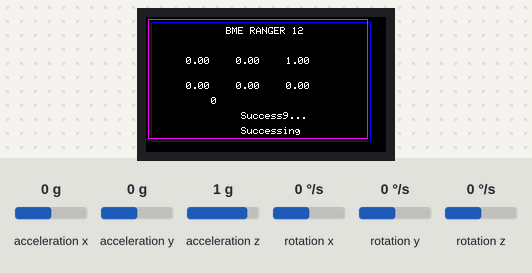
The program below on a simulated ESP32. Shown: 240×135 colour display. The inputs (shaded band) are chosen by the test bench; at power-on: acceleration x 0 g, acceleration y 0 g, acceleration z 1 g, rotation x 0 °/s, rotation y 0 °/s, rotation z 0 °/s. WiFi joins after 1.5 s; servers stay silent unless stated; no MQTT or app messages arrive unless stated.

Above: at 2.9 s.
3.0 s: acceleration x set to -1.4 g
At 3.8 s:
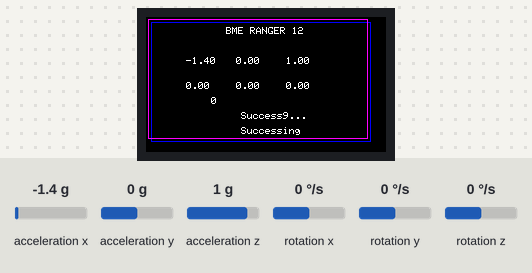
4.7 s: acceleration y set to -1.4 g
At 5.3 s:
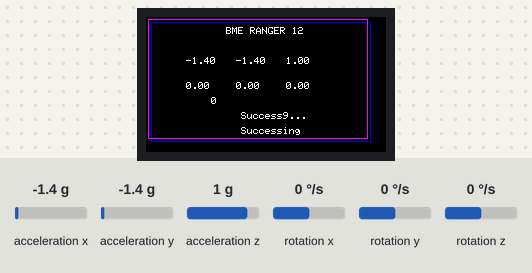
6.3 s: acceleration z set to -1.4 g
At 6.6 s:
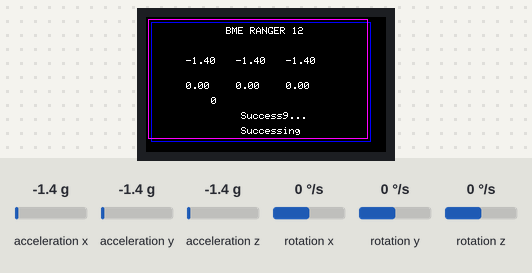
7.8 s: rotation x set to -192 °/s
At 9.0 s:
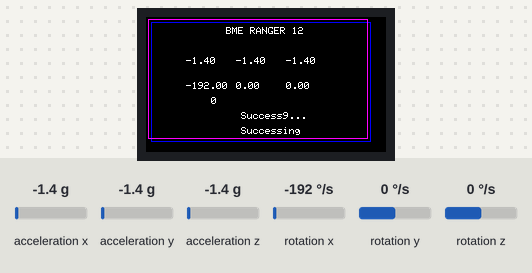
9.3 s: rotation y set to -192 °/s
At 10.5 s:
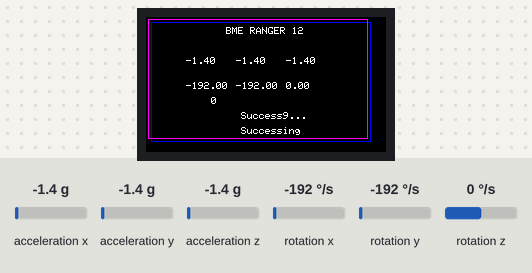
10.8 s: rotation z set to -192 °/s
At 11.9 s:
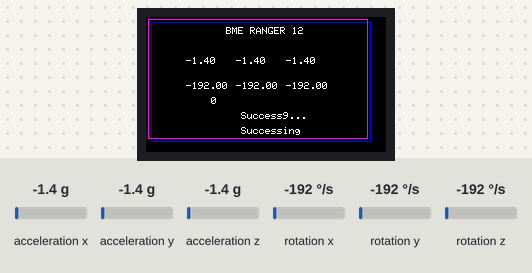
Timing chart, 0 to 13.3 s (numbered marks = the images above; inputs shaded):
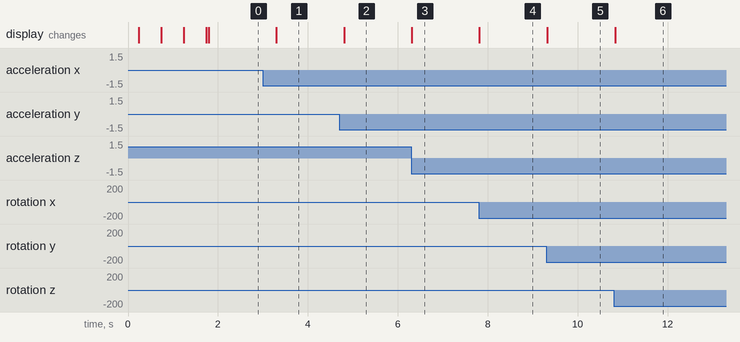

Measured:
- after the input at 3.0 s, the display: changes after 0.30 s (image 1)
- after the input at 4.7 s, the display: changes after 0.11 s (image 2)
- after the input at 6.3 s, the display: changes at once (image 3)
- after the input at 7.8 s, the display: changes at once (image 4)
- after the input at 9.3 s, the display: changes at once (image 5)
- after the input at 10.8 s, the display: changes at once (image 6)

The program:

main.cpp
```cpp
#include <Arduino.h>
#include <M5StickCPlus.h>
#include <analogWrite.h>
#include <Adafruit_PWMServoDriver.h>
#include <Wifi.h>
#include <Wire.h>
#include <Adafruit_ADS1x15.h>
#include <PubSubClient.h>

WiFiClient espClient;
PubSubClient client(espClient);
Adafruit_PWMServoDriver pwm = Adafruit_PWMServoDriver();
Adafruit_ADS1115 ads;

int PWM_FREQ = 60;
int SERVO_MAX = 400;
int SERVO_MIN = 200;
int PULSE;

int delay_IMU_acc_task = 2000;
int delay_IMU_gyro_task = 3000;
int delay_adc_read = 3000;

int percentage_0, percentage_1, percentage_2, percentage_3;

float accX, accY, accZ;
float gyroX, gyroY, gyroZ;
int Voltage;

bool lcd_state = false;

const char *outtopic = "channels/1850319/publish";

#define MSG_BUFFER_SIZE (200)
char msg_poten_0[MSG_BUFFER_SIZE];
// char msg_poten_1[MSG_BUFFER_SIZE];
// char msg_poten_2[MSG_BUFFER_SIZE];
// char msg_poten_3[MSG_BUFFER_SIZE];
char msg_accZ[MSG_BUFFER_SIZE];
char msg_outtopic[MSG_BUFFER_SIZE];

// const char *outtopic_pot0 = "channels/1850319/publish/Pot_0";
// const char *outtopic_pot1 = "channels/1850319/publish/Pot_1";
// const char *outtopic_pot2 = "channels/1850319/publish/Pot_2";
// const char *outtopic_pot3 = "channels/1850319/publish/Pot_3";
// const char *outtopic_accZ = "channels/1850319/publish/accZ";

void setupWifi();
// void callback(char *intopic, byte *payload, unsigned int length);
void reConnect();

void mqtt_wifi_init()
{
  const char *mqtt_server = "mqtt3.thingspeak.com";
  // const char *mqtt_server = "10.13.8.163";
  // const char *mqtt_server = "10.13.8.180";
  // const char *mqtt_server = "broker.hivemq.com";
  // const char *mqtt_server = "tcp://0.tcp.ap.ngrok.io:17656";
  setupWifi();
  client.setServer(mqtt_server, 1883);
  // client.setCallback(callback);
}

void setupWifi()
{
  // const char *ssid = "Wifi ของ korrawiz";
  // const char *password = "korrawiz";
  const char *ssid = "Redmi999";
  const char *password = "11111111";
  delay(50);
  M5.Lcd.setCursor(95, 95);
  M5.Lcd.print(ssid);
  WiFi.mode(WIFI_STA); // Set the mode to WiFi station mode.

  WiFi.begin(ssid, password); // Start Wifi connection.

  while (WiFi.status() != WL_CONNECTED)
  {
    delay(500);
    M5.Lcd.print(".");
  }
  M5.Lcd.setCursor(95, 95);
  M5.Lcd.printf("Success");
}

void mqtt_reconnect()
{
  // const char *SECRET_MQTT_CLIENT_ID = "Dzc0JB4oOCkJBhE2MgwfCic";
  // const char *mqttUser = "Dzc0JB4oOCkJBhE2MgwfCic";
  // const char *mqttPassword = "uAPsxtWtFq8YkWU1gXodMpIF";
  while (!client.connected())
  {
    M5.Lcd.setCursor(95, 110);
    M5.Lcd.println("Attempting");

    // if (client.connect(SECRET_MQTT_CLIENT_ID, mqttUser, mqttPassword))
    if (client.connect("Dzc0JB4oOCkJBhE2MgwfCic", "Dzc0JB4oOCkJBhE2MgwfCic", "uAPsxtWtFq8YkWU1gXodMpIF"))
    {
      M5.Lcd.setCursor(95, 110);
      // client.subscribe(intopic);
      M5.Lcd.printf("Success");

      // if (String("TEST/TESA") == "esp32/output")
      // {
      //   Serial.print("Changing output to ");
      // }
    }
    else
    {
      M5.Lcd.setCursor(95, 110);
      M5.Lcd.print("Failed");
      delay(5000);
    }
  }
}

void mqtt_pub()
{
  static long now;
  if (millis() - now >= 5000)
  {
    // snprintf(msg_poten_0, MSG_BUFFER_SIZE, " %d", percentage_0);
    // snprintf(msg_poten_1, MSG_BUFFER_SIZE, " %d", percentage_1);
    // snprintf(msg_poten_2, MSG_BUFFER_SIZE, " %d", percentage_2);
    // snprintf(msg_poten_3, MSG_BUFFER_SIZE, " %d", percentage_3);
    // snprintf(msg_accZ, MSG_BUFFER_SIZE, " %7.2f", accZ);

    // snprintf(msg_poten_0, MSG_BUFFER_SIZE, " %d", 100);
    // snprintf(msg_poten_1, MSG_BUFFER_SIZE, " %d", 111);
    // snprintf(msg_poten_2, MSG_BUFFER_SIZE, " %d", 222);
    // snprintf(msg_poten_3, MSG_BUFFER_SIZE, " %d", 333);
    // char payload[100];

    sprintf(msg_outtopic, "field1=100&field2=111&field3=222&field4=333&field5=%7.2f&status=MQTTPUBLISH", accZ);
    client.publish(outtopic, msg_outtopic);

    // client.publish(outtopic_pot0, msg_poten_0);
    // client.publish(outtopic_pot1, msg_poten_1);
    // client.publish(outtopic_pot2, msg_poten_2);
    // client.publish(outtopic_pot3, msg_poten_3);
    // client.publish(outtopic_accZ, msg_accZ);

    client.loop();
    now = millis();
  }
}

// void callback(char *intopic, byte *payload, unsigned int length)
// {
//   for (int i = 0; i < length; i++)
//   {
//     array_from_payload[i] = ((char)payload[i]);
//   }
//   sub_status = true;
// }

void ads_init()
{
  if (!ads.begin())
  {
    Serial.println("Fail to initialzize ADS1115");
    while (1)
      ;
  }
}

void IMU_init()
{
  M5.IMU.Init();
  Serial.begin(115200);
}

void IMU_acc_task()
{
  M5.IMU.getAccelData(&accX, &accY, &accZ);
  // static long now_acc;
  // if (millis() - now_acc >= delay_IMU_acc_task)
  // {
  //   Serial.print("AccX:");
  //   Serial.println(accX);
  //   Serial.print("AccY:");
  //   Serial.println(accY);
  //   Serial.print("AccZ:");
  //   Serial.println(accZ);

  //   now_acc = millis();
  // }
}

void IMU_gyro_task()
{
  M5.IMU.getGyroData(&gyroX, &gyroY, &gyroZ);
  // static long now_gyro;
  // if (millis() - now_gyro >= delay_IMU_gyro_task)
  // {
  //   // Serial.print("gyroX:");
  //   // Serial.println(gyroX);
  //   // Serial.print("gyroY:");
  //   // Serial.println(gyroY);
  //   // Serial.print("gyroZ:");
  //   // Serial.println(gyroZ);
  //   // M5.Lcd.setCursor(45, 45);
  //   // M5.Lcd.printf("Gyro: %7.2f, %7.2f, %7.2f", gyroX, gyroY, gyroZ);

  //   now_gyro = millis();
  // }
}

void lcd_init()
{
  M5.begin();
  M5.Lcd.fillScreen(BLACK);
  M5.Lcd.setRotation(3);
  M5.Lcd.setTextSize(1);

  M5.Lcd.drawRect(5, 5, 220, 120, BLUE);
  M5.Lcd.drawRect(2, 2, 220, 120, PINK);

  M5.Lcd.setCursor(80, 10);
  M5.Lcd.println("BME RANGER 12");
}

void lcd_task()
{
  static long now;
  if (millis() - now >= 1500)
  {
    M5.Lcd.setCursor(65, 80);
    M5.Lcd.println(percentage_0);

    M5.Lcd.setCursor(40, 40);
    M5.Lcd.print(accX);

    M5.Lcd.setCursor(90, 40);
    M5.Lcd.print(accY);

    M5.Lcd.setCursor(140, 40);
    M5.Lcd.print(accZ);

    M5.Lcd.setCursor(40, 65);
    M5.Lcd.print(gyroX);

    M5.Lcd.setCursor(90, 65);
    M5.Lcd.print(gyroY);

    M5.Lcd.setCursor(140, 65);
    M5.Lcd.print(gyroZ);

    now = millis();
  }
}

void servo_motor_init()
{
  Wire.begin(32, 33);
  pwm.begin();
  pwm.setPWMFreq(PWM_FREQ);
  // servo should rotate first to clarify that the servo is usable
}

void servo_motor()
{
  lcd_state = true;
  for (PULSE = 0; PULSE <= SERVO_MAX; PULSE++)
  {
    pwm.setPWM(0, 0, PULSE);
    // pwm.setPWM(1, 0, PULSE);
    // pwm.setPWM(2, 0, PULSE);
    // pwm.setPWM(3, 0, PULSE);
  }
  delay(300);
  for (PULSE = SERVO_MAX; PULSE >= SERVO_MIN; PULSE--)
  {
    pwm.setPWM(0, 0, PULSE);
    // pwm.setPWM(1, 0, PULSE);
    // pwm.setPWM(2, 0, PULSE);
    // pwm.setPWM(3, 0, PULSE);
  }
  delay(300);
  // lcd_state = false;
}

void adc_read()
{
  static long now;
  if (millis() - now >= 2000)
  {

    int pot_value_0 = ads.readADC_SingleEnded(0);
    int pot_value_1 = ads.readADC_SingleEnded(1);
    int pot_value_2 = ads.readADC_SingleEnded(2);
    int pot_value_3 = ads.readADC_SingleEnded(3);

    percentage_0 = map(pot_value_0, 180, 231, 0, 100);
    percentage_1 = map(pot_value_1, 0, 1200, 0, 100);
    percentage_2 = map(pot_value_2, 170, 261, 0, 100);
    percentage_3 = map(pot_value_3, 180, 220, 0, 100);

    // Serial.print("Voltage_0:");
    // Serial.println(percentage_0);

    Serial.print("Voltage_1:");
    Serial.println(pot_value_1);

    Serial.print("Voltage_2:");
    Serial.println(pot_value_2);

    // Serial.print("Voltage_3:");
    // Serial.println(percentage_3);

    // M5.Lcd.setCursor(45, 65);
    // M5.Lcd.printf("Percentage: %d, %d, %d, %d", percentage_0, percentage_1, percentage_2, percentage_3);
    now = millis();
  }
}

void reset_button()
{
  if (M5.BtnB.pressedFor(1000))
  {
    Serial.println("Restart in 3 seconds...");
    M5.Lcd.fillScreen(PINK);
    delay(3000);
    esp_restart();
  }
  M5.update();
}

void servo_lock_algo()
{

  M5.Lcd.setTextSize(2);

  M5.Lcd.setCursor(10, 45);
  M5.Lcd.println(accZ);

  if (accZ < 2.0)
  {
    Serial.println("Normal");
    delay(1000);
  }
  else
  {
    // for (int i = 0; i < 100; i++){
    Serial.println("Failing downward");
    pwm.setPWM(3, 0, 600);
    pwm.setPWM(4, 0, 600);
    pwm.setPWM(5, 0, 600);
    pwm.setPWM(6, 0, 600);
    delay(1000);

    // Serial.print(i);
    //}
    delay(2000);
  }
}

void setup()
{
  lcd_init();
  mqtt_wifi_init();
  // ads_init();
  IMU_init();
  // servo_motor_init();
}

void loop()
{
  static int state = 0;

  switch (state)
  {
  case 0:
  {
    mqtt_reconnect();
    break;
  }
  case 1:
  {
    IMU_acc_task();
    break;
  }
  case 2:
  {
    IMU_gyro_task();
    break;
  }
  case 3:
  {
    // adc_read();
    // servo_lock_algo();
    break;
  }
  case 4:
  {
    lcd_task();
    break;
  }
  case 5:
  {
    mqtt_pub();
    break;
  }
  default:
  {
    state = 0;
    break;
  }
  }
  state++;
  // reset_button();
}
```
